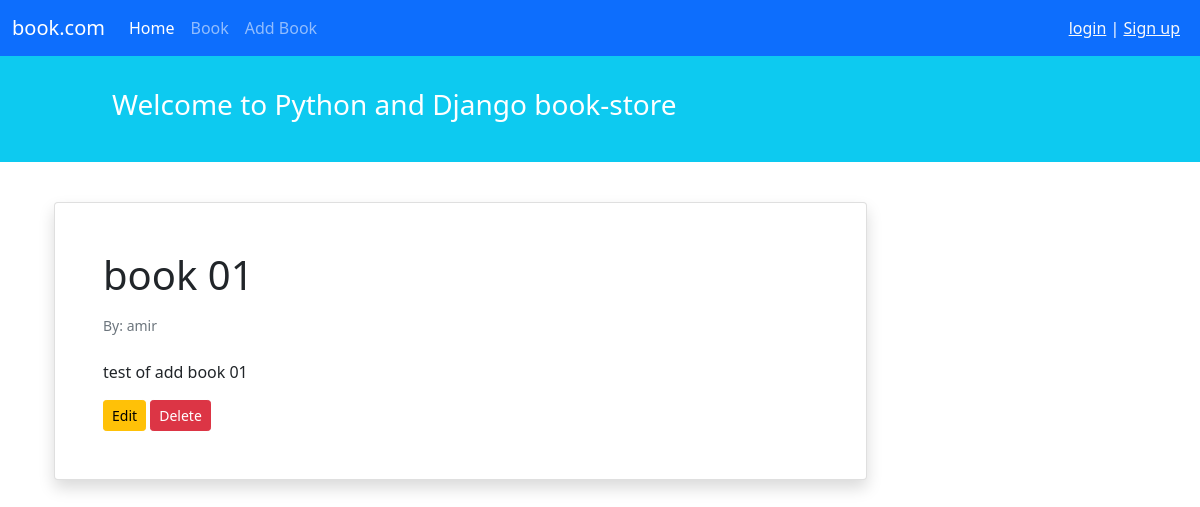
Screenshot of /book/1/ with the database file from the repository.
### books/models.py (models this page shows, shortened)
class Book(models.Model):
	title = models.CharField(max_length = 100, blank = True)
	author = models.CharField(max_length = 100, blank = True)
	description = models.TextField(blank = True)

### books/views.py (the view)
# urls.py: path('<int:pk>/', views.BookDetailView.as_view(), name = 'book_detail'),
class BookDetailView(generic.DetailView):
	model = models.Book
	template_name = 'book/book_detail.html'
	context_object_name = 'book'

### books/templates/book/book_detail.html (shortened to what this page needs)
{% extends '_base.html' %}
{% block content %}
    <div class="container mt-4">
        <div class="row">
            <div class="col-9">
                <div class="card shadow my-3 p-5">
                    <h1>{{ book.title }}</h1>
                    <p class="small text-muted mt-2">By: {{ book.author }}</p>
                    <p class="mt-2">{{ book.description }}</p>
                    <div>
                        <a href="{% url 'update_book' book.id %}" class="btn btn-sm btn-warning">Edit</a>
                        <a href="{% url 'delete_book' book.id %}" class="btn btn-sm btn-danger">Delete</a>
                    </div>
                </div>
            </div>
        </div>
    </div>
{% endblock content %}

### rows the page displays
Book: title "book 01", author "amir", description "test of add book 01"
